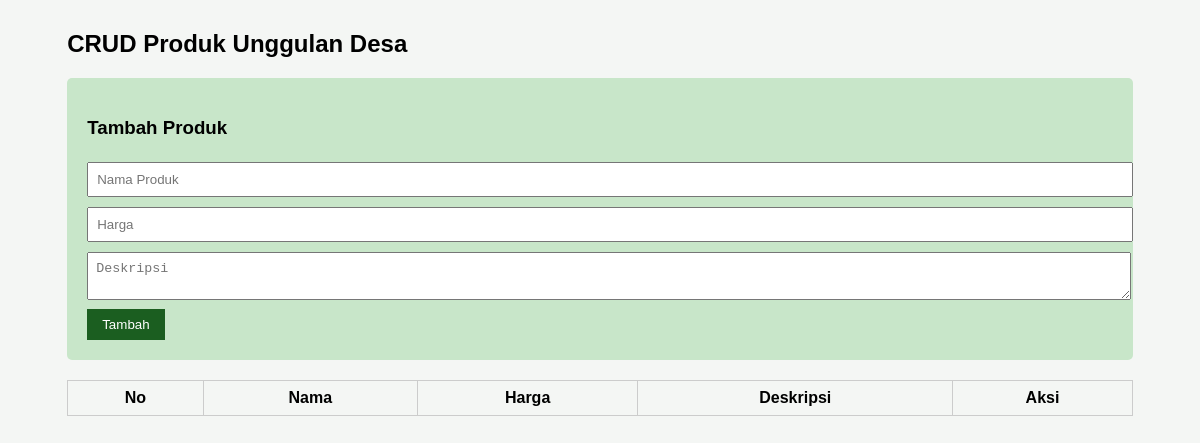
/umkm.php, run on an earlier commit of the app's database.
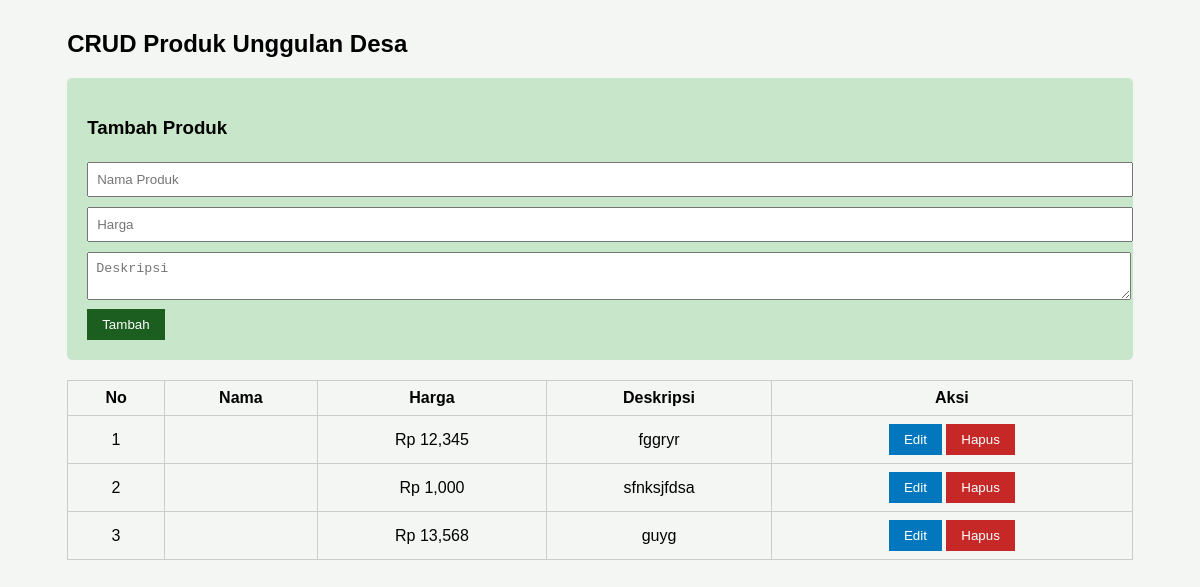
And on a later commit of the database.
### tables this page shows
CREATE TABLE `produk` (
  `id_produk` int(11) NOT NULL,
  `nama_produk` varchar(100) DEFAULT NULL,
  `harga` int(11) DEFAULT NULL,
  `deskripsi` text DEFAULT NULL,
  `produsen` varchar(100) DEFAULT NULL,
  `no_wa` varchar(20) DEFAULT NULL,
  `lokasi` varchar(100) DEFAULT NULL,
  `gambar` varchar(100) DEFAULT NULL
);

### umkm.php (the view, shortened to what this page needs)
<?php
$conn = mysqli_connect("localhost","root","","desa_ngargosari");
$dataEdit = null;
?>
<!DOCTYPE html>
<html>
<head>
</head>
<body>
<div class="container">
<h2>CRUD Produk Unggulan Desa</h2>
<div class="box">
<h3><?php echo $dataEdit?"Edit Produk":"Tambah Produk"; ?></h3>
<form method="post">
<input type="text" name="nama" placeholder="Nama Produk" required value="<?= $dataEdit['nama'] ?? '' ?>">
<input type="number" name="harga" placeholder="Harga" required value="<?= $dataEdit['harga'] ?? '' ?>">
<textarea name="deskripsi" placeholder="Deskripsi" required><?= $dataEdit['deskripsi'] ?? '' ?></textarea>
<?php if($dataEdit){ ?>
<button name="update">Update</button>
<?php } else { ?>
<button name="tambah">Tambah</button>
<?php } ?>
</form>
</div>
<table>
<tr>
<th>No</th>
<th>Nama</th>
<th>Harga</th>
<th>Deskripsi</th>
<th>Aksi</th>
</tr>
<?php
$no=1;
$q = mysqli_query($conn,"SELECT * FROM produk");
while($d = mysqli_fetch_assoc($q)){
?>
<tr>
<td><?= $no++ ?></td>
<td><?= $d['nama'] ?></td>
<td>Rp <?= number_format($d['harga']) ?></td>
<td><?= $d['deskripsi'] ?></td>
<td>
<a href="?edit=<?= $d['id'] ?>"><button class="btn-edit">Edit</button></a>
<a href="?hapus=<?= $d['id'] ?>" onclick="return confirm('Hapus data?')"><button class="btn-del">Hapus</button></a>
</td>
</tr>
<?php } ?>
</table>
</div>
</body>
</html>

### umkm.php (style rules this page uses)
body { font-family:Arial;background:#f4f6f4 }
.container { width:90%;margin:30px auto }
.box { background:#c8e6c9;padding:20px;border-radius:5px }
input,textarea { width:100%;padding:8px;margin:5px 0 }
button { padding:8px 15px;border:none;background:#1b5e20;color:white;cursor:pointer }
.btn-del { background:#c62828 }
.btn-edit { background:#0277bd }
table { width:100%;border-collapse:collapse;margin-top:20px }
th,td { border:1px solid #ccc;padding:8px;text-align:center }

What changed in the data, as far as the page shows it:
added produk: harga "12,345", deskripsi "fggryr"
added produk: harga "1,000", deskripsi "sfnksjfdsa"
added produk: harga "13,568", deskripsi "guyg"
